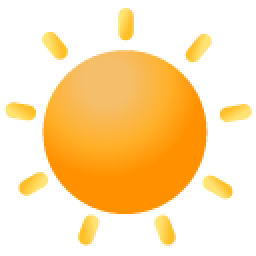
#> input picture Assets/sun.png, 128 x 128 px, found by its file name (shown 2 times larger)
$ python make_weather_icons.py
#> lines starting #> are read from the running program, lines starting #| are printed output that depends on the picture
#!/usr/bin/env python3
"""Build firmware/lib/display/ui/WeatherIcons.hpp from Assets/weather_assets/.

Every icon gets the same treatment so the set looks consistent on HOME:
trim transparent borders -> centre on a 30:32 canvas -> resize to 30x32
(Lanczos) -> RGB565 with magenta 0xF81F as the transparent colour key
(alpha <= 127), the format draw_sprite_transparent() expects.

    python scripts/make_weather_icons.py

Requires Pillow. Paths are relative to the repo root. Assets/ is not in git
(art sources stay local), so run this on a machine that has them.
"""
from pathlib import Path
from PIL import Image

ROOT = Path(__file__).resolve().parent.parent
SRC = ROOT / "Assets" / "weather_assets"
OUT = ROOT / "firmware" / "lib" / "display" / "ui" / "WeatherIcons.hpp"
W, H = 30, 32
KEY = 0xF81F

# (C array name, source file)
ICONS = [
    ("image_weather_sunny_bits",        "sun.png"),
    ("image_weather_partly_sunny_bits", "partly_sunny.png"),
    ("image_weather_cloud_bits",        "cloud.png"),
    ("image_weather_rain_bits",         "rain.png"),
    ("image_weather_thunder_bits",      "thunderstorm.png"),
]


def rgb565(r, g, b):
    return ((r & 0xF8) << 8) | ((g & 0xFC) << 3) | (b >> 3)


def convert(path):
    im = Image.open(path).convert("RGBA")
#> im is the input picture: PIL image 128x128 RGBA; mean R, G, B, A 101, 69.3, 18.5, 97.1
    box = im.getbbox()
#> box = (2, 4, 126, 123)
    if box:
        im = im.crop(box)
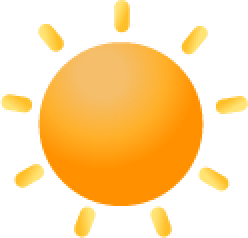
#> im: PIL image 124x119 RGBA (shown 2 times larger); mean R, G, B, A 112.1, 77, 20.5, 107.9; transparent parts drawn white
    w, h = im.size
#> w = 124; h = 119
    cw, ch = max(w, round(h * W / H)), max(h, round(w * H / W))
#> cw = 124; ch = 132
    canvas = Image.new("RGBA", (cw, ch), (0, 0, 0, 0))
#> canvas: PIL image 124x132 RGBA; every value is 0
    canvas.paste(im, ((cw - w) // 2, (ch - h) // 2))
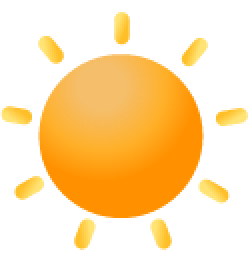
#> canvas: PIL image 124x132 RGBA (shown 2 times larger); mean R, G, B, A 101.1, 69.4, 18.5, 97.2; transparent parts drawn white
    icon = canvas.resize((W, H), Image.LANCZOS)
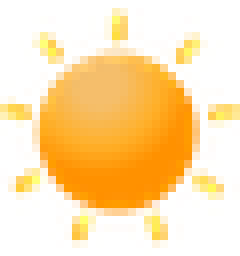
#> icon: PIL image 30x32 RGBA (shown 8 times larger); mean R, G, B, A 154.3, 111, 31.1, 97.6; transparent parts drawn white
    out = []
    raw = icon.tobytes()
    for i in range(0, len(raw), 4):
        r, g, b, a = raw[i], raw[i + 1], raw[i + 2], raw[i + 3]
        if a <= 127:
            out.append(KEY)
        else:
            v = rgb565(r, g, b)
            out.append(v if v != KEY else KEY ^ 1)   # never collide with the key
#> this loop made 960 passes
#> (r, g, b, a, v) on passes 75 to 76: (255, 249, 114, 255, 65486), (255, 199, 59, 171, 65063)
#> (i, r, g, b, a) on passes 2 to 7: (4, 0, 0, 0, 0), (8, 0, 0, 0, 0), (12, 0, 0, 0, 0), (16, 0, 0, 0, 0), (20, 0, 0, 0, 0), (24, 0, 0, 0, 0)
#> after the loop, out = 960 values, max 65519 at index 155, min 62923 at index 255, mean 63946.9
    return out


def main():
    lines = [
        "#pragma once",
        f"// Home weather icons: full-color RGB565 sprites, {W}x{H}, magenta 0x{KEY:04X} color-key",
        "// for transparency (alpha<=127 at convert time). Generated by",
        "// scripts/make_weather_icons.py from Assets/weather_assets/"
        "{sun,partly_sunny,cloud,rain,thunderstorm}.png",
        "// (trimmed, centred, Lanczos-resized). Do not hand-edit; regenerate via the script.",
        "#include <cstdint>",
        "namespace Fuchey {",
        "",
        f"static constexpr int kWeatherIconW = {W};",
        f"static constexpr int kWeatherIconH = {H};",
        f"static constexpr uint16_t kWeatherTransparent = 0x{KEY:04X};",
        "",
    ]
    for name, file in ICONS:
        px = convert(SRC / file)
#> px has the same summary as out in convert
        lines.append(f"// {file}")
        lines.append(f"static const uint16_t {name}[] = {{")
        for i in range(0, len(px), 8):
            lines.append("    " + ", ".join(f"0x{v:04X}" for v in px[i:i + 8]) + ",")
#> this loop made 120 passes
#> i on passes 2 to 13: 8, 16, 24, 32, 40, 48, 56, 64, 72, 80, 88, 96
#> after the loop, lines = 134 items
        lines.append("};")
        lines.append("")
    lines.append("} // namespace Fuchey")
    OUT.write_text("\n".join(lines) + "\n", encoding="utf-8")
    print(f"wrote {OUT.relative_to(ROOT)} ({len(ICONS)} icons)")


if __name__ == "__main__":
#> (the run stopped early here; a loop or call above may not have finished)
